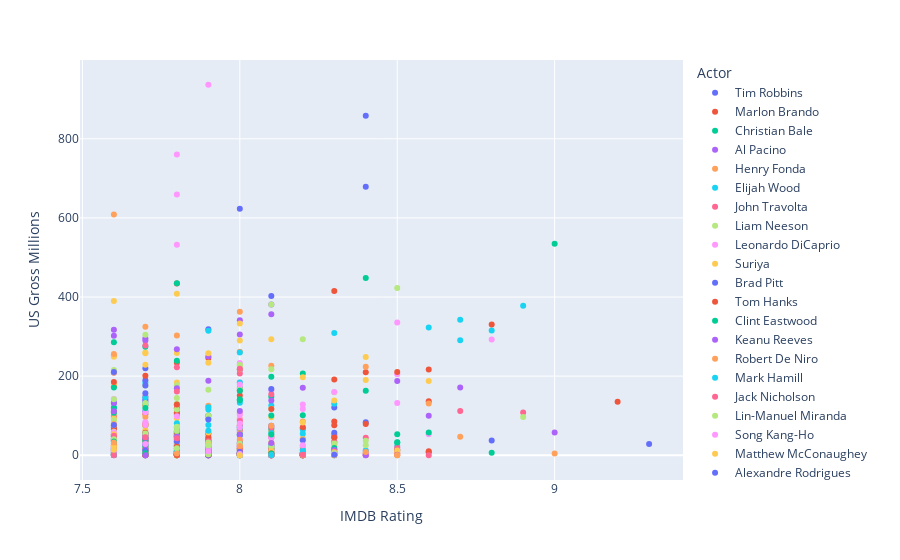

Here is the notebook cell this chart was saved with:
### Markdown cell above
**Sunburt Graph 2:** James Stewart is the most featured leading-actor in IMDB's top 1000 films

### Code cell
imdb_actors_top_grossing()
